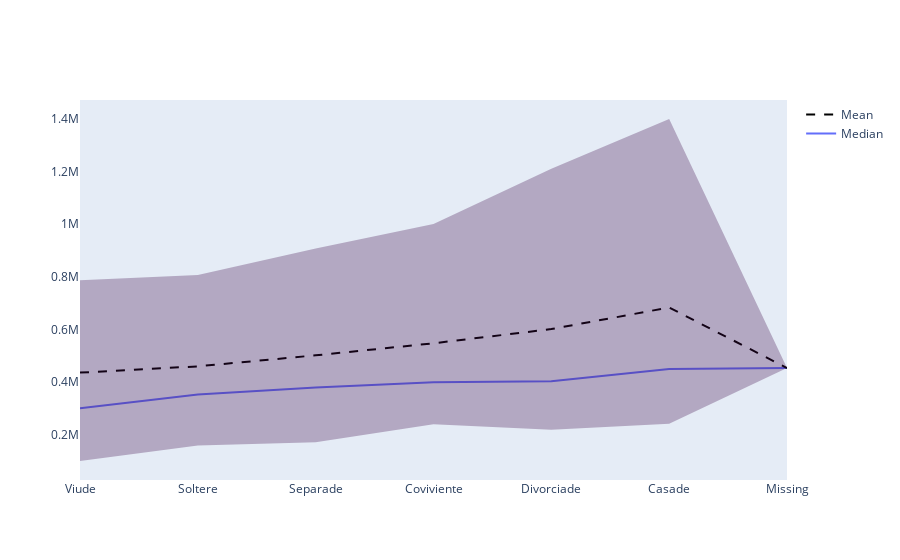

The notebook cell this image was saved under:
### Code cell
marginal_dependency_plot(esi, sueldo_col_name, 'est_conyugal', is_categorical=True, categories_recall_pct=1)

### Figure 1 — Plotly figure (JSON) as saved in the notebook; plotly's stock layout.template omitted (floating-point values rounded to 4 significant figures)
{"data": [{"line": {"color": "rgba(69, 25, 78)"}, "mode": "lines", "name": "Median", "type": "scatter", "x": ["Viude", "Soltere", "Separade", "Coviviente", "Divorciade", "Casade", "Missing"], "y": [301000, 352900.0, 379700.0, 400000, 403300.0, 450000, 453700.0]}, {"line": {"color": "black", "dash": "dash"}, "mode": "lines", "name": "Mean", "type": "scatter", "x": ["Viude", "Soltere", "Separade", "Coviviente", "Divorciade", "Casade", "Missing"], "y": [436300.0, 460100.0, 501900.0, 547500.0, 601600.0, 683300.0, 453700.0]}, {"line": {"width": 0}, "marker": {"color": "#C7405A"}, "mode": "lines", "name": "Quantile 90%", "showlegend": false, "type": "scatter", "x": ["Viude", "Soltere", "Separade", "Coviviente", "Divorciade", "Casade", "Missing"], "y": [786400.0, 806500.0, 907400.0, 1000000, 1210000.0, 1399000.0, 453700.0]}, {"fill": "tonexty", "fillcolor": "rgba(63, 13, 74, 0.3)", "line": {"width": 0}, "marker": {"color": "#C7405A"}, "mode": "lines", "name": "Quantile 10%", "showlegend": false, "type": "scatter", "x": ["Viude", "Soltere", "Separade", "Coviviente", "Divorciade", "Casade", "Missing"], "y": [100800.0, 159900.0, 172100.0, 240000, 219800.0, 242100.0, 453700.0]}], "layout": {"autosize": true, "hovermode": "x", "title": {}, "xaxis": {"autorange": true, "range": [0, 6], "showgrid": false, "title": {}, "type": "category"}, "yaxis": {"autorange": true, "range": [28700.0, 1471000.0], "showgrid": false, "title": {}, "type": "linear"}}}
